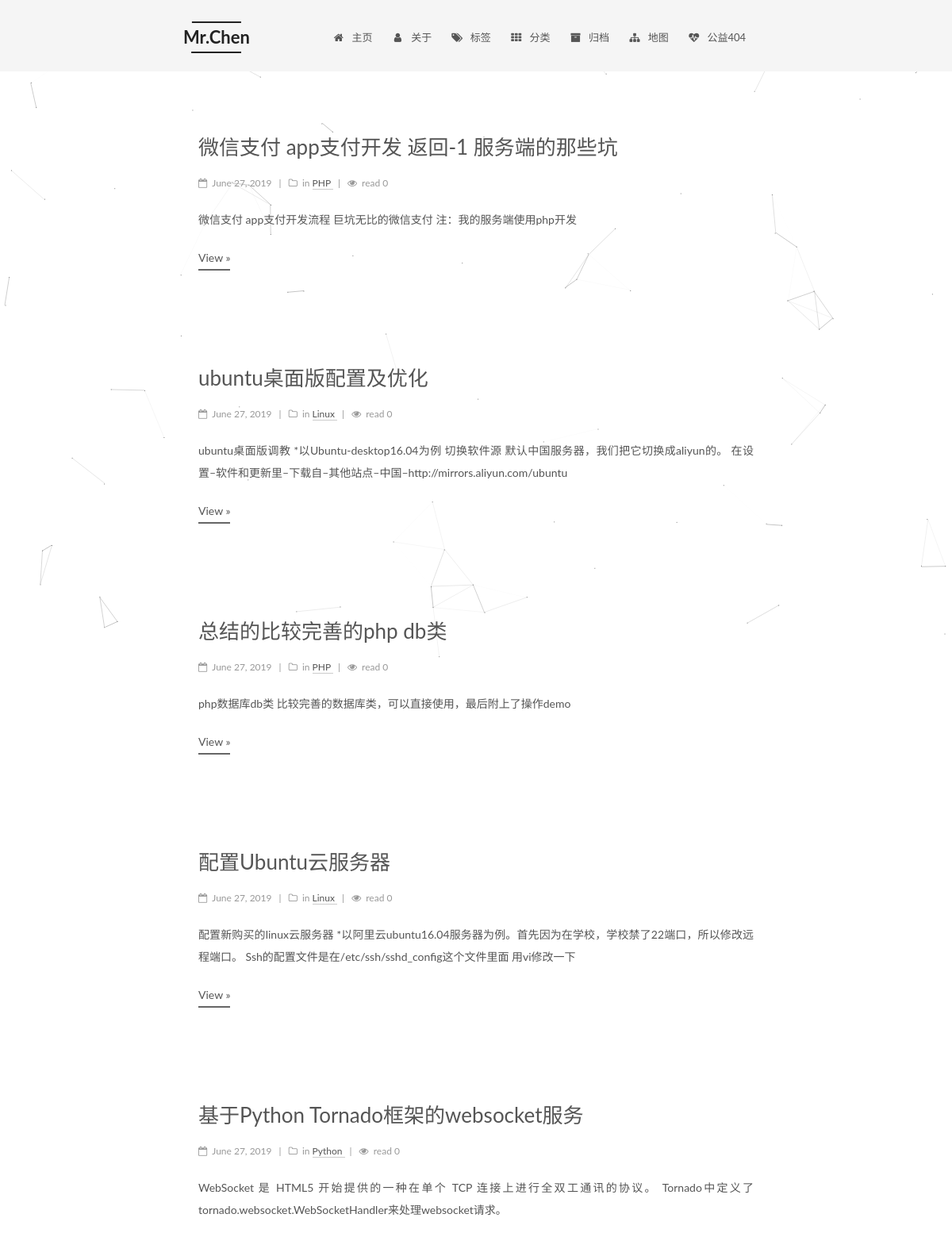
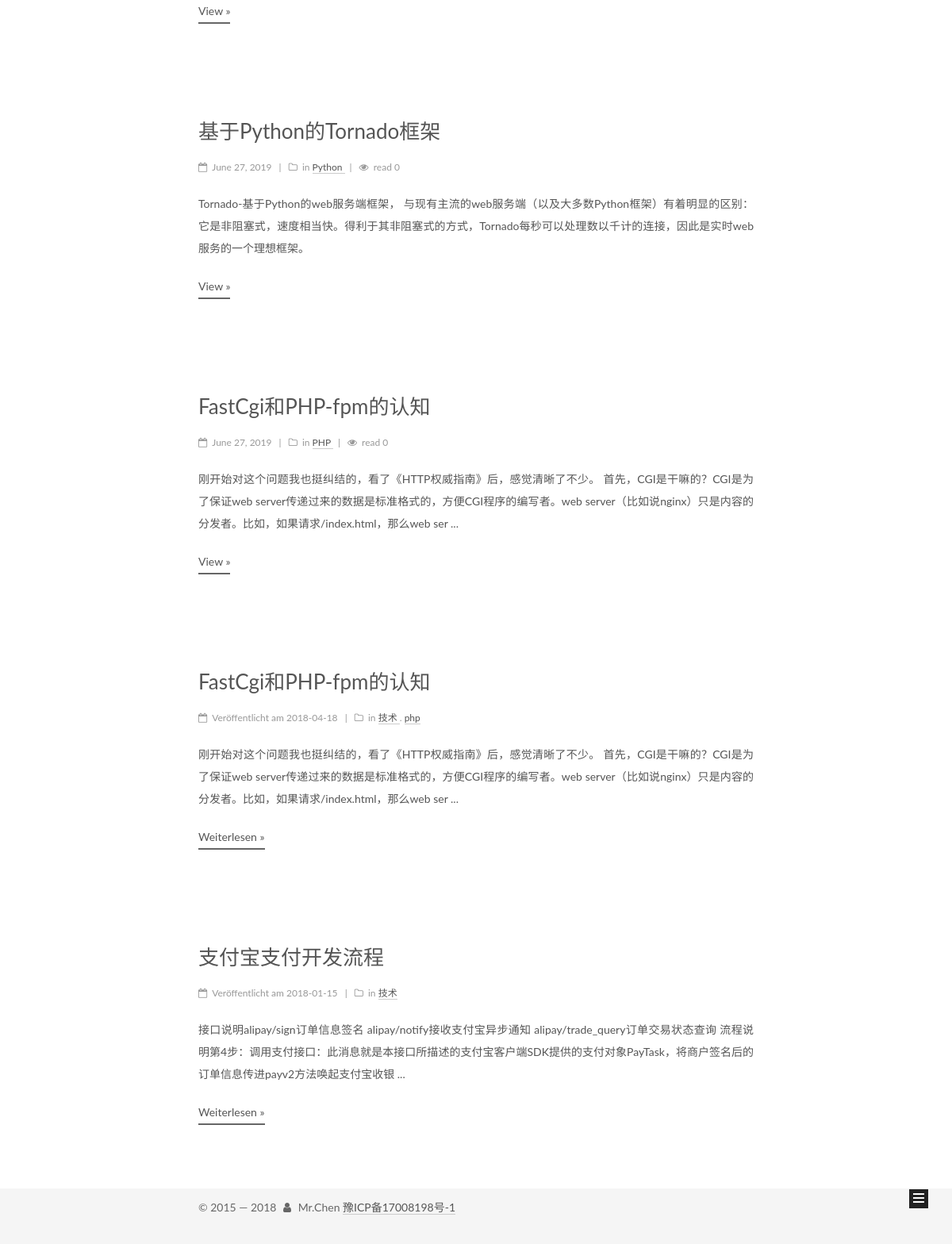
The page / on the database its author committed (2 pictures, top to bottom).
### blog/models.py (models this page shows)
class Blog(models.Model):
    title = models.CharField(max_length=100, verbose_name="标题")
    url = models.CharField(max_length=100, verbose_name="唯一URL")
    descript = models.CharField(null=True, max_length=1000, verbose_name="描述")
    content = MDTextField(null=True, verbose_name="内容")
    views = models.IntegerField(default=0, verbose_name="阅读量")
    category = models.ManyToManyField(Category, verbose_name="分类")
    tag = models.ManyToManyField(Tag, verbose_name="标签")
    update_time = models.DateTimeField(auto_now=True)
    create_time = models.DateField(auto_now_add=True)
    class Meta:
        ordering = ['-id']

class Category(models.Model):
    name = models.CharField(max_length=100, verbose_name="名称")
    url = models.CharField(max_length=100, verbose_name="唯一URL")
    blog_num = models.IntegerField(default=0)
    create_time = models.DateField(auto_now_add=True)
    def __str__(self):
        return self.name

### blog/views.py (the view)
# urls.py: path('', views.index),
def index(request):
    blogs = get_list_or_404(Blog)
    return render(request, 'blog/list.html', {'blogs' : blogs})

### templates/blog/list.html (shortened to what this page needs)
<!DOCTYPE html>
<html class="theme-next mist use-motion" lang="zh-CN">
<head>
{% include 'common/meta.html' %}
</head>
<body itemscope itemtype="http://schema.org/WebPage" lang="zh-CN">
  <div class="container sidebar-position-left
  page-home">
    {% include 'common/header.html' %}
    <main id="main" class="main">
      <div class="main-inner">
        <div class="content-wrap">
          <div id="content" class="content">
  <section id="posts" class="posts-expand">
{% for blog in blogs %}
  <article class="post post-type-normal" itemscope itemtype="http://schema.org/Article">
  <div class="post-block">
      <header class="post-header">
          <h1 class="post-title" itemprop="name headline">
                <a class="post-title-link" href="/detail/{{ blog.url }}" itemprop="url">{{ blog.title }}</a></h1>
        <div class="post-meta">
          <span class="post-time">
              <span class="post-meta-item-icon">
                <i class="fa fa-calendar-o"></i>
              </span>
              <time title="Post created" itemprop="dateCreated datePublished" datetime="{{ blog.create_time }}">
                {{ blog.create_time }}
              </time>
          </span>
            <span class="post-category" >
              <span class="post-meta-divider">|</span>
              <span class="post-meta-item-icon">
                <i class="fa fa-folder-o"></i>
              </span>
                <span class="post-meta-item-text">in</span>
              {% for cate in blog.category.all %}
                <span itemprop="about" itemscope itemtype="http://schema.org/Thing">
                  <a href="/category/{{ cate }}/" itemprop="url" rel="index">
                    <span itemprop="name">{{ cate }}</span>
                  </a>
                </span>
              {% endfor %}
            </span>
            <span class="post-category" >
              <span class="post-meta-divider">|</span>
              <span class="post-meta-item-icon">
                <i class="fa fa-eye"></i>
              </span>
                <span class="post-meta-item-text">read</span>
                <span itemprop="about" itemscope itemtype="http://schema.org/Thing">
                    <span itemprop="name">{{ blog.views }}</span>
                </span>
            </span>
        </div>
      </header>
    <div class="post-body" itemprop="articleBody">
        {{ blog.descript }}
          <div class="post-button text-center">
            <a class="btn" href="/detail/{{ blog.url }}" rel="contents">
              View &raquo;
            </a>
          </div>
    </div>
  </div>
  </article>
{% endfor %}
  <article class="post post-type-normal" itemscope itemtype="http://schema.org/Article">
  <div class="post-block">
      <header class="post-header">
          <h1 class="post-title" itemprop="name headline">
                <a class="post-title-link" href="/2018/04/FastCgi-and-PHP-fpm-cognition/" itemprop="url">FastCgi和PHP-fpm的认知</a></h1>
        <div class="post-meta">
          <span class="post-time">
              <span class="post-meta-item-icon">
                <i class="fa fa-calendar-o"></i>
              </span>
                <span class="post-meta-item-text">Veröffentlicht am</span>
              <time title="Post created" itemprop="dateCreated datePublished" datetime="2018-04-18T20:46:25+08:00">
                2018-04-18
              </time>
          </span>
            <span class="post-category" >
              <span class="post-meta-divider">|</span>
              <span class="post-meta-item-icon">
                <i class="fa fa-folder-o"></i>
              </span>
                <span class="post-meta-item-text">in</span>
                <span itemprop="about" itemscope itemtype="http://schema.org/Thing">
                  <a href="/categories/技术/" itemprop="url" rel="index">
                    <span itemprop="name">技术</span>
                  </a>
                </span>
                  .
                <span itemprop="about" itemscope itemtype="http://schema.org/Thing">
                  <a href="/categories/技术/php/" itemprop="url" rel="index">
                    <span itemprop="name">php</span>
                  </a>
                </span>
            </span>
        </div>
      </header>
    <div class="post-body" itemprop="articleBody">
          刚开始对这个问题我也挺纠结的，看了《HTTP权威指南》后，感觉清晰了不少。
首先，CGI是干嘛的？CGI是为了保证web server传递过来的数据是标准格式的，方便CGI程序的编写者。web server（比如说nginx）只是内容的分发者。比如，如果请求/index.html，那么web ser
          ...
          <div class="post-button text-center">
            <a class="btn" href="/2018/04/FastCgi-and-PHP-fpm-cognition/#more" rel="contents">
              Weiterlesen &raquo;
            </a>
          </div>
    </div>
  </div>
  </article>
  <article class="post post-type-normal" itemscope itemtype="http://schema.org/Article">
  <div class="post-block">
      <header class="post-header">
          <h1 class="post-title" itemprop="name headline">
                <a class="post-title-link" href="/2018/01/alipay-development-process/" itemprop="url">支付宝支付开发流程</a></h1>
        <div class="post-meta">
          <span class="post-time">
              <span class="post-meta-item-icon">
                <i class="fa fa-calendar-o"></i>
              </span>
                <span class="post-meta-item-text">Veröffentlicht am</span>
              <time title="Post created" itemprop="dateCreated datePublished" datetime="2018-01-15T19:46:45+08:00">
                2018-01-15
              </time>
          </span>
            <span class="post-category" >
              <span class="post-meta-divider">|</span>
              <span class="post-meta-item-icon">
                <i class="fa fa-folder-o"></i>
              </span>
                <span class="post-meta-item-text">in</span>
                <span itemprop="about" itemscope itemtype="http://schema.org/Thing">
                  <a href="/categories/技术/" itemprop="url" rel="index">
                    <span itemprop="name">技术</span>
                  </a>
                </span>
            </span>
        </div>
      </header>
    <div class="post-body" itemprop="articleBody">
          接口说明alipay/sign订单信息签名
alipay/notify接收支付宝异步通知
alipay/trade_query订单交易状态查询
流程说明第4步：调用支付接口：此消息就是本接口所描述的支付宝客户端SDK提供的支付对象PayTask，将商户签名后的订单信息传进payv2方法唤起支付宝收银
          ...
          <div class="post-button text-center">
            <a class="btn" href="/2018/01/alipay-development-process/#more" rel="contents">
              Weiterlesen &raquo;
            </a>
          </div>
    </div>
  </div>
  </article>
  </section>
          </div>
        </div>
  <div class="sidebar-toggle">
    <div class="sidebar-toggle-line-wrap">
      <span class="sidebar-toggle-line sidebar-toggle-line-first"></span>
      <span class="sidebar-toggle-line sidebar-toggle-line-middle"></span>
      <span class="sidebar-toggle-line sidebar-toggle-line-last"></span>
    </div>
  </div>
      </div>
    </main>
    {% include 'common/footer.html' %}
  </div>
</body>
</html>

### templates/common/meta.html (shortened to what this page needs)
  <link href="/static/lib/fancybox/source/jquery.fancybox.css?v=2.1.5" rel="stylesheet" type="text/css" />
<link rel="stylesheet" type="text/css" href="/static/css/code.css">
<link href="/static/lib/font-awesome/css/font-awesome.min.css?v=4.6.2" rel="stylesheet" type="text/css" />
<link href="/static/css/main.css?v=5.1.4" rel="stylesheet" type="text/css" />

### templates/common/header.html (shortened to what this page needs)
<header id="header" class="header" itemscope itemtype="http://schema.org/WPHeader">
      <div class="header-inner"><div class="site-brand-wrapper">
  <div class="site-meta ">
    <div class="custom-logo-site-title">
      <a href="/"  class="brand" rel="start">
        <span class="logo-line-before"><i></i></span>
        <span class="site-title">Mr.Chen</span>
        <span class="logo-line-after"><i></i></span>
      </a>
    </div>
  </div>
</div>
<nav class="site-nav">
    <ul id="menu" class="menu">
        <li class="menu-item menu-item-首页">
          <a href="/" rel="section">
              <i class="menu-item-icon fa fa-fw fa-home"></i> <br />
            主页
          </a>
        </li>
        <li class="menu-item menu-item-关于">
          <a href="/about/" rel="section">
              <i class="menu-item-icon fa fa-fw fa-user"></i> <br />
            关于
          </a>
        </li>
        <li class="menu-item menu-item-标签">
          <a href="/tags/" rel="section">
              <i class="menu-item-icon fa fa-fw fa-tags"></i> <br />
            标签
          </a>
        </li>
        <li class="menu-item menu-item-分类">
          <a href="/categories/" rel="section">
              <i class="menu-item-icon fa fa-fw fa-th"></i> <br />
            分类
          </a>
        </li>
        <li class="menu-item menu-item-归档">
          <a href="/archives/" rel="section">
              <i class="menu-item-icon fa fa-fw fa-archive"></i> <br />
            归档
          </a>
        </li>
        <li class="menu-item menu-item-地图">
          <a href="/sitemap.xml" rel="section">
              <i class="menu-item-icon fa fa-fw fa-sitemap"></i> <br />
            地图
          </a>
        </li>
        <li class="menu-item menu-item-公益404">
          <a href="/404/" rel="section">
              <i class="menu-item-icon fa fa-fw fa-heartbeat"></i> <br />
            公益404
          </a>
        </li>
    </ul>
</nav>
 </div>
    </header>

### templates/common/footer.html
<footer id="footer" class="footer">
      <div class="footer-inner">
        <div class="copyright">&copy; 2015 &mdash; <span itemprop="copyrightYear">2018</span>
            <span class="with-love"><i class="fa fa-user"></i></span>
            <span class="author" itemprop="copyrightHolder">Mr.Chen</span>
            <a href="http://www.miitbeian.gov.cn">豫ICP备17008198号-1</a>
        </div>
      </div>
    </footer>

### rows shown on the page
Blog: title "微信支付 app支付开发 返回-1 服务端的那些坑", create_time "June 27, 2019", views "0", descript "微信支付 app支付开发流程 巨坑无比的微信支付 注：我的服务端使用php开发"
Category: name "PHP"
Blog: title "ubuntu桌面版配置及优化", create_time "June 27, 2019", views "0", descript "ubuntu桌面版调教 *以Ubuntu-desktop16.04为例 切换软件源 默认中国服务器，我们把它切换成aliyun的。 在设置–软件和更新里–下载自–其他站点–中国–http://mirrors.aliyun.com/ubuntu"
Category: name "Linux"
Blog: title "总结的比较完善的php db类", create_time "June 27, 2019", views "0", descript "php数据库db类 比较完善的数据库类，可以直接使用，最后附上了操作demo"
Blog: title "配置Ubuntu云服务器", create_time "June 27, 2019", views "0", descript "配置新购买的linux云服务器 *以阿里云ubuntu16.04服务器为例。首先因为在学校，学校禁了22端口，所以修改远程端口。 Ssh的配置文件是在/etc/ssh/sshd_config这个文件里面 用vi修改一下"
Blog: title "基于Python Tornado框架的websocket服务", create_time "June 27, 2019", views "0", descript "WebSocket 是 HTML5 开始提供的一种在单个 TCP 连接上进行全双工通讯的协议。 Tornado中定义了tornado.websocket.WebSocketHandler来处理websocket请求。"
Category: name "Python"
Blog: title "基于Python的Tornado框架", create_time "June 27, 2019", views "0", descript "Tornado-基于Python的web服务端框架， 与现有主流的web服务端（以及大多数Python框架）有着明显的区别： 它是非阻塞式，速度相当快。得利于其非阻塞式的方式，Tornado每秒可以处理数以千计的连接，因此是实时web服务的一个理想框架。"
Blog: title "FastCgi和PHP-fpm的认知", create_time "June 27, 2019", views "0", descript "刚开始对这个问题我也挺纠结的，看了《HTTP权威指南》后，感觉清晰了不少。 首先，CGI是干嘛的？CGI是为了保证web server传递过来的数据是标准格式的，方便CGI程序的编写者。web server（比如说nginx）只是内容的分发者。比如，如果请求/index.html，那么web ser ..."
